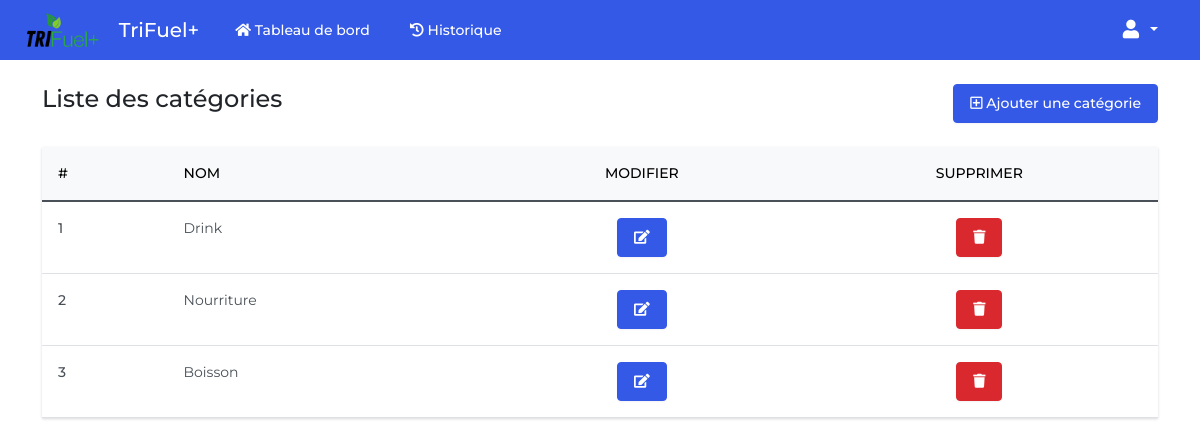
/categories (signed in), run on the app's committed database.
### foodtracker/models.py (models this page shows, shortened)
class AlimentCategory(models.Model):
    name = models.CharField(max_length=255)
    class Meta:
        db_table = 'alimentcategories'

### foodtracker/views.py (the view)
# urls.py: path('categories', views.manage_categories, name='categories'),
@login_required
def manage_categories(request):
    categories = AlimentCategory.objects.all()
    return render(request, 'manage_categories.html', {
        'categories': categories,
    })

### templates/manage_categories.html (shortened to what this page needs)
{% extends 'base.html' %}
{% block body %}
<div class="mt-4 mb-4 d-flex align-items-center justify-content-between">
    <h4>Liste des catégories</h4>
    <a href="{% url 'category_add' %}" class="btn btn-primary">
        <i class='far fa-plus-square'></i>
        Ajouter une catégorie
    </a>
</div>
<table class="table caption-top">
    <thead class="table-light">
        <tr>
            <th scope="col">#</th>
            <th scope="col flex-grow-1">Nom</th>
            <th scope="col" class="text-center">Modifier</th>
            <th scope="col" class="text-center">Supprimer</th>
        </tr>
    </thead>
    <tbody>
        {% for cat in categories %}
        <tr>
            <th scope="row">{{ forloop.counter }}</th>
            <td scope="col flex-grow-1">{{ cat.name }}</td>
            <td class="text-center">
                <a class="btn btn-primary" href="{% url 'category_edit' pk=cat.id %}">
                    <i class='fas fa-edit'></i>
                </a>
            </td>
            <td class="text-center">
                <a class="btn btn-danger" href="{% url 'category_delete' pk=cat.id %}">
                    <i class="fas fa-solid fa-trash"></i>
                </a>
            </td>
        </tr>
        {% endfor %}
    </tbody>
</table>
{% endblock body %}

### static/css/styles.css (style rules this page uses)
html { position: relative; min-height: 100%; }
body { margin: 0 0 90px; font-family: 'Montserrat', sans-serif !important; }

### data on the page
AlimentCategory: name "Drink"
AlimentCategory: name "Nourriture"
AlimentCategory: name "Boisson"
